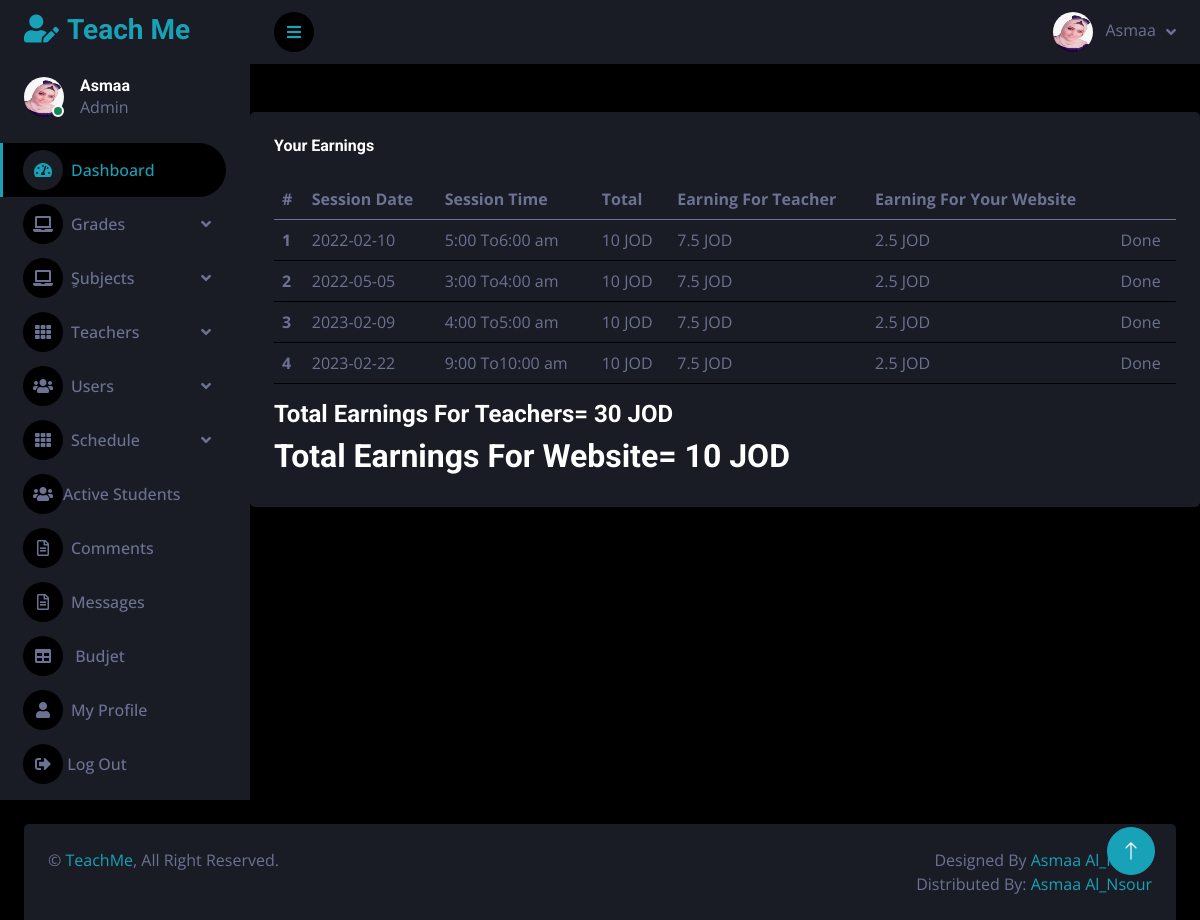
Page /Source Code/private_online_sessions/admin_area/index.php?budjet (signed in) on the committed database.
### tables this page shows
CREATE TABLE `users` (
  `id` int(11) NOT NULL,
  `full_name` varchar(255) NOT NULL,
  `email` varchar(255) NOT NULL,
  `age` int(11) NOT NULL,
  `password` varchar(255) NOT NULL,
  `phone` varchar(50) NOT NULL,
  `user_type` varchar(50) NOT NULL DEFAULT 'user',
  `address` varchar(255) NOT NULL,
  `profile_pic` varchar(255) NOT NULL,
  `subject` varchar(255) DEFAULT NULL,
  `delete_user` int(11) NOT NULL DEFAULT 1
);

CREATE TABLE `booking` (
  `id` int(11) NOT NULL,
  `user_id` int(11) NOT NULL,
  `teacher_id` int(11) NOT NULL,
  `time_id` int(11) NOT NULL,
  `card_number` int(30) NOT NULL,
  `earnings` int(11) NOT NULL DEFAULT 0,
  `link` varchar(255) NOT NULL DEFAULT '0',
  `delete_session` int(11) NOT NULL DEFAULT 1
);

CREATE TABLE `available_time` (
  `id` int(11) NOT NULL,
  `teacher_id` int(11) NOT NULL,
  `date` date NOT NULL,
  `time` int(11) NOT NULL,
  `am_pm` varchar(30) NOT NULL,
  `available` int(11) NOT NULL DEFAULT 1,
  `delete_unavailable` int(11) NOT NULL DEFAULT 1
);

### Source Code/private_online_sessions/admin_area/budjet.php (the view, shortened to what this page needs)
<?php
$get_b = "SELECT * FROM `booking` JOIN `available_time`
WHERE  booking.delete_session=1 AND booking.time_id=available_time.id AND CURDATE()>available_time.date
ORDER BY `available_time`.`date` ASC ";
?>
<br>
<br>
<div class="col-12">
                        <div class="bg-secondary rounded h-100 p-4">
                            <h6 class="mb-4">Your Earnings</h6>
                            <div class="table-responsive">
                                <table class="table">
                                    <thead>
                                        <tr>
                                            <th scope="col">#</th>
                                            <th scope="col">Session Date</th>
                                            <th scope="col">Session Time</th>
                                            <th scope="col">Total</th>
                                            <th scope="col">Earning For Teacher</th>
                                            <th scope="col">Earning For Your Website</th>
                                            <th scope="col"> </th>
                                        </tr>
                                    </thead>
                                    <tbody>
                                    <?php
                      $y=0;
                      $x=1;
                      $z=0;
                      if ($result = $con->query($get_b) ) {
                          while($row = $result->fetch_assoc() ){
                            $Earnings= $row['earnings']*0.75
?>
                                        <tr>
                                            <th scope="row"><?php echo $x ?></th>
                                            <td><?php echo $row['date'] ?></td>
                                            <td><?php echo $row['time'].':00 To' .$row['time']+1 .':00 '.$row['am_pm']?></td>
                                            <td><?php echo  $row['earnings'].' JOD' ?></td>
                                            <td><?php echo  $Earnings .' JOD' ?></td>
                                            <td><?php echo  $row['earnings']-$Earnings .' JOD' ?></td>
                                            <td>Done</td>
                                        </tr>
                                        <?php
                                        $z=$z+$Earnings ;
                                        $y=$y+ ($row['earnings']-$Earnings);
                                            $x=$x+1;
                                        }}
                                        ?>
                                    </tbody>
                                </table>
                                <h4>   Total Earnings For Teachers= <?php echo $z .' JOD' ?></h4>
                             <h2>   Total Earnings For Website= <?php echo $y .' JOD' ?></h2>
                            </div>
                        </div>
                    </div>
                </div>
            </div>

### Source Code/private_online_sessions/admin_area/sidebar.php (shortened to what this page needs)
<?php
include("includes/db.php");
if(!isset($_SESSION['admin_email'])){
echo "<script>window.open('../dashboard/login.php','_self')</script>";
}
else {
    $email=$_SESSION['admin_email'];
    $get_admin = "SELECT * FROM users WHERE email ='$email'";
    $run_admin = mysqli_query($con,$get_admin);
    $row_admin = mysqli_fetch_array($run_admin);
?>
<body>
    <div class="container-fluid position-relative d-flex p-0">
        <div class="sidebar pe-4 pb-3">
            <nav class="navbar bg-secondary navbar-dark">
                <a href="index.php?dashboard" class="navbar-brand mx-4 mb-3">
                    <h3 class="text-primary"><i class="fa fa-user-edit me-2"></i>Teach Me</h3>
                </a>
                <div class="d-flex align-items-center ms-4 mb-4">
                    <div class="position-relative">
                        <img class="rounded-circle" src="../admin_area/user_image/<?php echo $row_admin['profile_pic']; ?>" alt="" style="width: 40px; height: 40px;">
                        <div class="bg-success rounded-circle border border-2 border-white position-absolute end-0 bottom-0 p-1"></div>
                    </div>
                    <div class="ms-3">
                        <h6 class="mb-0"><?php echo $row_admin['full_name'] ;?></h6>
                        <span>Admin</span>
                    </div>
                </div>
                <div class="navbar-nav w-100">
                <a href="index.php?dashboard" class="nav-item nav-link active"><i class="fa fa-tachometer-alt me-2"></i>Dashboard</a>
                <div class="nav-item dropdown">
                        <a href="#" class="nav-link dropdown-toggle" data-bs-toggle="dropdown"><i class="fa fa-laptop me-2"></i>Grades</a>
                    </div>
                <div class="nav-item dropdown">
                        <a href="#" class="nav-link dropdown-toggle" data-bs-toggle="dropdown"><i class="fa fa-laptop me-2"></i>ٍSubjects</a>
                    </div>
                    <div class="nav-item dropdown">
                        <a href="#" class="nav-link dropdown-toggle" data-bs-toggle="dropdown"><i class="fa fa-th me-2"></i>Teachers</a>
                    </div>
                    <div class="nav-item dropdown">
                        <a href="#" class="nav-link dropdown-toggle" data-bs-toggle="dropdown"><i class="fa fa-users me-2"></i>Users</a>
                    </div>
                    <div class="nav-item dropdown">
                <a href="#" class="nav-link dropdown-toggle" data-bs-toggle="dropdown"><i class="fa fa-th me-2"></i>Schedule</a>
                </div>
                    <a href="index.php?student" class="nav-item nav-link"><i class="fas fa-users"></i>Active Students</a>
                    <a href="index.php?comment" class="nav-item nav-link"><i class="far fa-file-alt me-2"></i>Comments</a>
                    <a href="index.php?message" class="nav-item nav-link"><i class="far fa-file-alt me-2"></i>Messages</a>
                                   <a href="index.php?budjet" class="nav-item nav-link"><i class="fa fa-table me-2"></i> Budjet</a>
                    <a href="index.php?user_profile=<?php echo $id; ?>" class="nav-item nav-link"><i class="fa fa-user me-2"></i>My Profile</a>
                    <a href="index.php?logout" class="nav-item nav-link"><i class="fas fa-sign-out-alt"></i>  Log Out</a>
                </div>
            </nav>
        </div>
        <div class="content">
            <nav class="navbar navbar-expand bg-secondary navbar-dark sticky-top px-4 py-0">
                <a href="#" class="sidebar-toggler flex-shrink-0">
                    <i class="fa fa-bars"></i>
                </a>
                <div class="navbar-nav align-items-center ms-auto">
                    <div class="nav-item dropdown">
                    <div class="nav-item dropdown">
                        <a href="#" class="nav-link dropdown-toggle" data-bs-toggle="dropdown">
                            <img class="rounded-circle me-lg-2" src="../admin_area/user_image/<?php echo $row_admin['profile_pic']; ?>" alt="" style="width: 40px; height: 40px;">
                            <span class="d-none d-lg-inline-flex"><?php echo $row_admin['full_name'] ;?></span>
                        </a>
                    </div>
                </div>
            </nav>
        <?php
 }
  ?>

### Source Code/private_online_sessions/admin_area/css/style.css (style rules this page uses)
:root { --primary: #17A2B8; --secondary: #191C24; --light: #6C7293; --dark: #000000; }
.sidebar { position: fixed; top: 0; left: 0; bottom: 0; width: 250px; height: 100vh; overflow-y: auto; background: var(--secondary); transition: 0.5s; z-index: 999; }
.content { margin-left: 250px; min-height: 100vh; background: var(--dark); transition: 0.5s; }
@media (min-width: 992px) { .sidebar { margin-left: 0; } }
@media (min-width: 992px) { .content { width: calc(100% - 250px); } }
.sidebar .navbar .navbar-nav .nav-link { padding: 7px 20px; color: var(--light); font-weight: 500; border-left: 3px solid var(--secondary); border-radius: 0 30px 30px 0; outline: none; }
.sidebar .navbar .navbar-nav .nav-link:hover, .sidebar .navbar .navbar-nav .nav-link.active { color: var(--primary); background: var(--dark); border-color: var(--primary); }
.sidebar .navbar .navbar-nav .nav-link i { width: 40px; height: 40px; display: inline-flex; align-items: center; justify-content: center; background: var(--dark); border-radius: 40px; }
.sidebar .navbar .navbar-nav .nav-link:hover i, .sidebar .navbar .navbar-nav .nav-link.active i { background: var(--secondary); }
.sidebar .navbar .dropdown-toggle::after { position: absolute; top: 15px; right: 15px; border: none; content: "\f107"; font-family: "Font Awesome 5 Free"; font-weight: 900; transition: .5s; }
.content .navbar .navbar-nav .nav-link { margin-left: 25px; padding: 12px 0; color: var(--light); outline: none; }
.content .navbar .sidebar-toggler, .content .navbar .navbar-nav .nav-link i { width: 40px; height: 40px; display: inline-flex; align-items: center; justify-content: center; background: var(--dark); border-radius: 40px; }
.content .navbar .dropdown-toggle::after { margin-left: 6px; vertical-align: middle; border: none; content: "\f107"; font-family: "Font Awesome 5 Free"; font-weight: 900; transition: .5s; }

### rows in the picture
users: profile_pic (picture), full_name "Asmaa"
booking: time.date "2022-02-10", time.time "5", $row['time']+1 "6", time.am_pm "am", earnings "10", earnings "7.5", $row['earnings']-$Earnings "2.5"
booking: time.date "2022-05-05", time.time "3", $row['time']+1 "4", time.am_pm "am", earnings "10", earnings "7.5", $row['earnings']-$Earnings "2.5"
booking: time.date "2023-02-09", time.time "4", $row['time']+1 "5", time.am_pm "am", earnings "10", earnings "7.5", $row['earnings']-$Earnings "2.5"
booking: time.date "2023-02-22", time.time "9", $row['time']+1 "10", time.am_pm "am", earnings "10", earnings "7.5", $row['earnings']-$Earnings "2.5"

### other values in the picture
$z "30"
$y "10"
